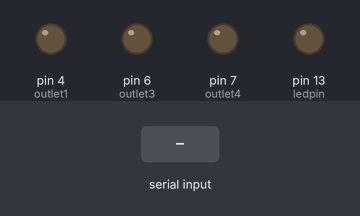
Bench run of a sketch on a simulated Arduino Uno, built with avr-gcc and run on an emulated ATmega328P. Parts: output pins drawn as LEDs (lit = HIGH). The inputs (shaded band) are chosen by the test bench.

Above: at 1.2 s.
1.3 s: "1" received over the second serial link
At 2.3 s:
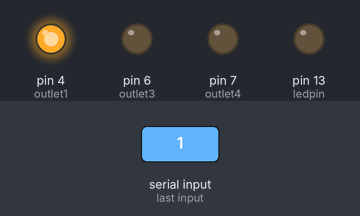
2.8 s: "5" received over the second serial link
At 4.0 s:
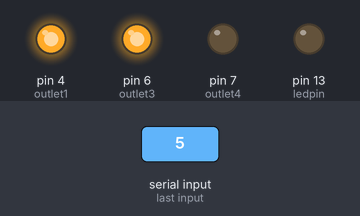
4.3 s: "2" received over the second serial link
At 5.5 s:
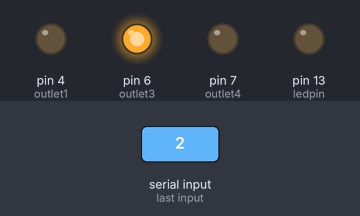
5.8 s: "7" received over the second serial link
At 6.2 s:
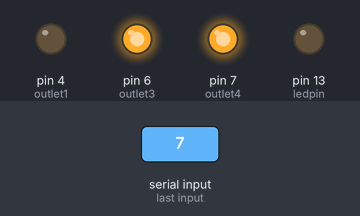
7.3 s: "6" received over the second serial link
At 8.0 s:
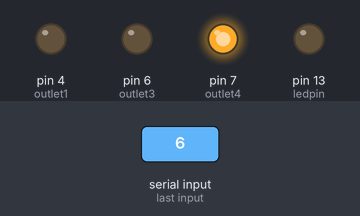
8.9 s: "8" received over the second serial link
At 9.9 s:
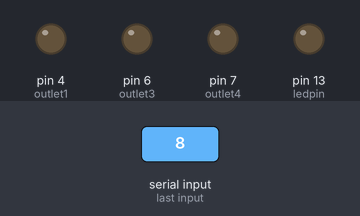
Timing chart, 0 to 11.4 s (numbered marks = the images above; inputs shaded):
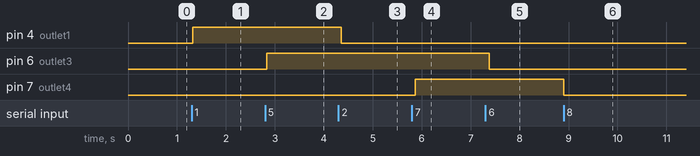

Measured:
- after the input at 1.3 s, pin 4 (outlet1): LOW → HIGH at once
- after the input at 2.8 s, pin 6 (outlet3): LOW → HIGH at once
- after the input at 4.3 s, pin 4 (outlet1): HIGH → LOW after 0.05 s
- after the input at 5.8 s, pin 7 (outlet4): LOW → HIGH after 0.07 s
- after the input at 7.3 s, pin 6 (outlet3): HIGH → LOW after 0.08 s
- after the input at 8.9 s, pin 7 (outlet4): HIGH → LOW at once

The sketch:

Rufus_fixed.ino
```cpp
// D11 > Rx
// D10 > Tx


#include <SoftwareSerial.h>

SoftwareSerial Genotronex(10, 11); // RX, TX

// You can see here which pins everything is connected to
const int ledpin=13;
const int outlet1=4;
const int outlet3=6;
const int outlet4=7;
// Variable to hold the numbers being received from the app
int BluetoothData;
// Some variables to record the status of the outlets
boolean one = false;
boolean three = false;
boolean four = false;

void setup() {
  Serial.begin(9600);
  Genotronex.begin(9600);
  Genotronex.println("Arduino Bluetooth On");
  pinMode(ledpin,OUTPUT);
  pinMode(outlet1,OUTPUT);
  pinMode(outlet3,OUTPUT);
  pinMode(outlet4,OUTPUT);
}

void loop() {
 if (Genotronex.available()){
    BluetoothData=Genotronex.read();
  if (BluetoothData=='1'){   // When a '1' is received
    digitalWrite(outlet1,1);
    one = true;
    Genotronex.println("Outlet 1 On!");
  } else if (BluetoothData=='2'){   // When a '2' is received
    digitalWrite(outlet1,0);
    one = false;
    Genotronex.println("Outlet 1 Off!");
  } else if (BluetoothData=='5'){   // When a '5' is received
    digitalWrite(outlet3,1);
    three = true;
    Genotronex.println("Outlet 3 On!");
  } else if (BluetoothData=='6'){   // When a '6' is received
    digitalWrite(outlet3,0);
    three = false;
    Genotronex.println("Outlet 3 is Off!");
  } else if (BluetoothData=='7'){   // When a '7' is received
    digitalWrite(outlet4,1);
    four = true;
    Genotronex.println("Outlet 4 On!");
  } else if (BluetoothData=='8'){   // When an '8' is received
    digitalWrite(outlet4,0);
    four = false;
    Genotronex.println("Outlet 4 is Off!");
  } else if (BluetoothData=='9'){   // When a '9' is received
    Genotronex.println(check());
  }
}
// This delay is to prepare for the next incoming data.
// It could be lowered a bit if you don't like the slow response time.
// But I prefer to keep it like this because I don't want to flip the outlet switches too quickly.
delay(100);
}

// This checks the current state of the outlets and
// puts together a string containing that information.
// The string is then sent to the android app.
String check() {
    String s = "check";
    if (one) {
      s += 1;
    }
    if (three) {
      s += 3;
    }
    if (four) {
      s += 4;
    }
    return s;
}
```
